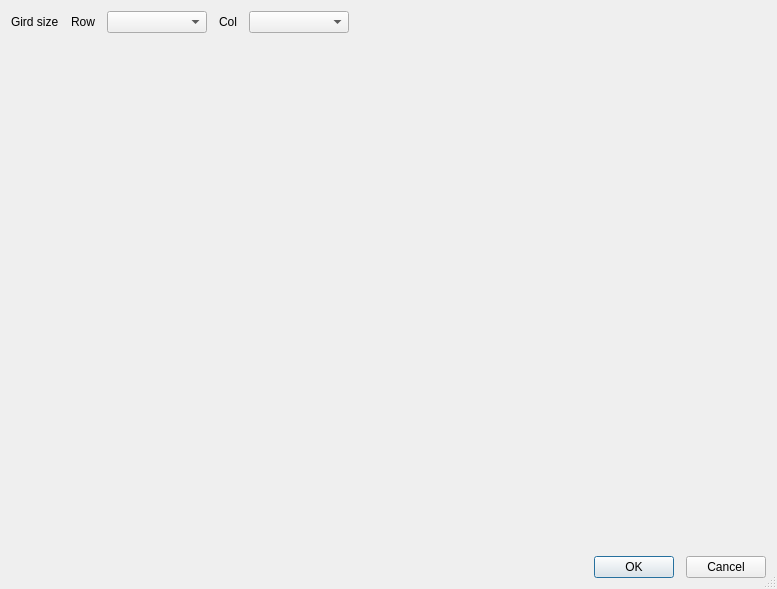
<?xml version="1.0" encoding="UTF-8"?>
<ui version="4.0">
 <class>CustomLayoutWidget</class>
 <widget class="QDialog" name="CustomLayoutWidget">
  <property name="geometry">
   <rect>
    <x>0</x>
    <y>0</y>
    <width>777</width>
    <height>589</height>
   </rect>
  </property>
  <property name="windowTitle">
   <string>Custom layout setting</string>
  </property>
  <property name="sizeGripEnabled">
   <bool>true</bool>
  </property>
  <layout class="QVBoxLayout" name="verticalLayout">
   <property name="spacing">
    <number>12</number>
   </property>
   <item>
    <layout class="QHBoxLayout" name="horizontalLayout">
     <item>
      <widget class="QLabel" name="label">
       <property name="text">
        <string>Gird size</string>
       </property>
      </widget>
     </item>
     <item>
      <widget class="QLabel" name="label_2">
       <property name="text">
        <string>Row</string>
       </property>
      </widget>
     </item>
     <item>
      <widget class="QComboBox" name="cmbGridRows">
       <property name="minimumSize">
        <size>
         <width>100</width>
         <height>0</height>
        </size>
       </property>
      </widget>
     </item>
     <item>
      <widget class="QLabel" name="label_3">
       <property name="text">
        <string>Col</string>
       </property>
      </widget>
     </item>
     <item>
      <widget class="QComboBox" name="cmbGridCols">
       <property name="minimumSize">
        <size>
         <width>100</width>
         <height>0</height>
        </size>
       </property>
      </widget>
     </item>
     <item>
      <spacer name="horizontalSpacer">
       <property name="orientation">
        <enum>Qt::Horizontal</enum>
       </property>
       <property name="sizeHint" stdset="0">
        <size>
         <width>40</width>
         <height>20</height>
        </size>
       </property>
      </spacer>
     </item>
    </layout>
   </item>
   <item>
    <widget class="ZoneConfig" name="zoneWidget" native="true">
     <property name="sizePolicy">
      <sizepolicy hsizetype="Expanding" vsizetype="Expanding">
       <horstretch>0</horstretch>
       <verstretch>0</verstretch>
      </sizepolicy>
     </property>
    </widget>
   </item>
   <item>
    <layout class="QHBoxLayout" name="horizontalLayout_2">
     <item>
      <spacer name="horizontalSpacer_2">
       <property name="orientation">
        <enum>Qt::Horizontal</enum>
       </property>
       <property name="sizeHint" stdset="0">
        <size>
         <width>40</width>
         <height>20</height>
        </size>
       </property>
      </spacer>
     </item>
     <item>
      <widget class="QPushButton" name="btnConfirm">
       <property name="text">
        <string>OK</string>
       </property>
      </widget>
     </item>
     <item>
      <widget class="QPushButton" name="btnCancel">
       <property name="text">
        <string>Cancel</string>
       </property>
      </widget>
     </item>
    </layout>
   </item>
  </layout>
 </widget>
 <customwidgets>
  <customwidget>
   <class>ZoneConfig</class>
   <extends>QWidget</extends>
   <header>ZoneConfig.h</header>
   <container>1</container>
  </customwidget>
 </customwidgets>
 <resources/>
 <connections/>
</ui>
